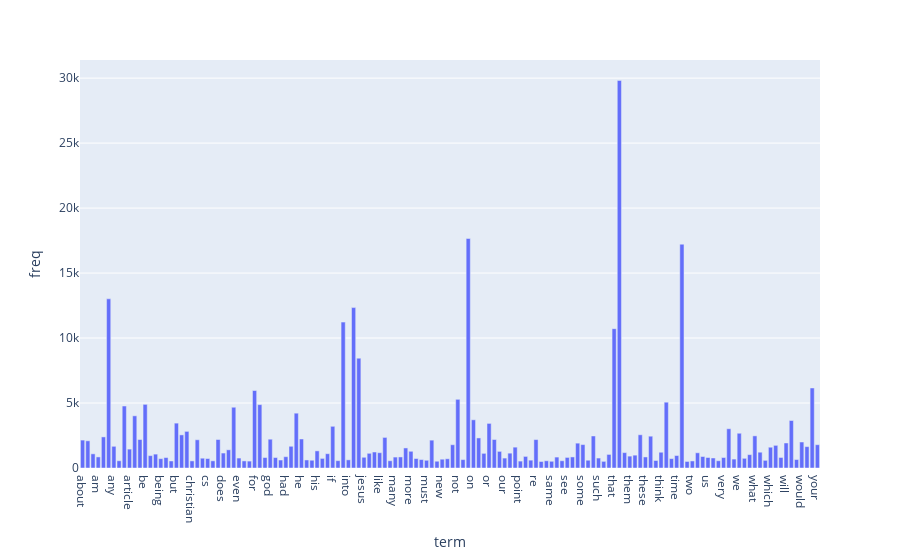

Source (notebook cell):
### Markdown cell above
### >>> **Exercise 14 (take home):** 
The chart above contains all the vocabulary, and it's computationally intensive to both compute and visualize. Can you efficiently reduce the number of terms you want to visualize as an exercise.

### Code cell
# Answer here

tf_reduce = pd.DataFrame({'term': np.array(count_vect.get_feature_names()), 'freq': term_frequencies})
# drop term's frequency < 500, 35788 to 142
tf_reduce = tf_reduce[tf_reduce['freq'] > 500]
print(tf_reduce.shape)
                          
fig = px.bar(tf_reduce, x='term', y='freq')
fig.show()

### Figure 1 — Plotly figure (JSON) as saved in the notebook; plotly's stock layout.template omitted (floating-point values rounded to 4 significant figures; data arrays with more than 128 entries replaced by an {"elided": "..."} marker saying what was removed)
{"data": [{"alignmentgroup": "True", "hovertemplate": "term=%{x}<br>freq=%{y}<extra></extra>", "legendgroup": "", "marker": {"color": "#636efa", "pattern": {"shape": ""}}, "name": "", "offsetgroup": "", "orientation": "v", "showlegend": false, "textposition": "auto", "type": "bar", "x": {"elided": "142 str values"}, "xaxis": "x", "y": {"elided": "142 int values"}, "yaxis": "y"}], "layout": {"barmode": "relative", "legend": {"tracegroupgap": 0}, "margin": {"t": 60}, "xaxis": {"anchor": "y", "domain": [0, 1], "title": {"text": "term"}}, "yaxis": {"anchor": "x", "domain": [0, 1], "title": {"text": "freq"}}}}
